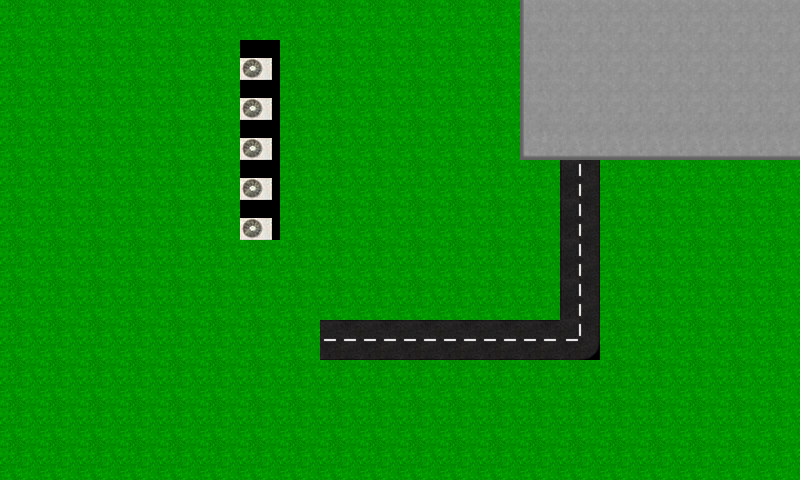

Tiled map render using the project's own tile images. Description and the whole map definition, tile-layer contents included, below:
An orthogonal 20x12 tile map with 40x40 px tiles, 1 tile layer (Tile Layer 1), 4 tilesets.

<map version="1.0" tiledversion="1.0.3" orientation="orthogonal" renderorder="left-down" width="20" height="12" tilewidth="40" tileheight="40" nextobjectid="3">
 <tileset firstgid="1" name="Grass" tilewidth="40" tileheight="40" tilecount="1" columns="1">
  <image source="textures/grass/2.png" width="40" height="40" />
 </tileset>
 <tileset firstgid="2" name="Road" tilewidth="40" tileheight="40" tilecount="12" columns="12">
  <image source="textures/roads/3.png" width="480" height="40" />
 </tileset>
 <tileset firstgid="14" name="animated_vent1" tilewidth="32" tileheight="22" tilecount="1" columns="0">
  <grid orientation="orthogonal" width="1" height="1" />
  <tile id="0">
   <image width="32" height="22" source="textures/vents/animated_vent1.gif" />
  </tile>
 </tileset>
 <tileset firstgid="15" name="Building" tilewidth="40" tileheight="40" tilecount="9" columns="3">
  <image source="textures/buildings/2.png" width="120" height="120" />
 </tileset>
 <layer name="Tile Layer 1" width="20" height="12">
  <data encoding="csv">
1,1,1,1,1,1,1,1,1,1,1,1,1,18,19,19,19,19,19,19,
1,1,1,1,1,1,14,1,1,1,1,1,1,18,19,19,19,19,19,19,
1,1,1,1,1,1,14,1,1,1,1,1,1,18,19,19,19,19,19,19,
1,1,1,1,1,1,14,1,1,1,1,1,1,21,22,22,22,22,22,22,
1,1,1,1,1,1,14,1,1,1,1,1,1,1,4,1,1,1,1,1,
1,1,1,1,1,1,14,1,1,1,1,1,1,1,4,1,1,1,1,1,
1,1,1,1,1,1,1,1,1,1,1,1,1,1,4,1,1,1,1,1,
1,1,1,1,1,1,1,1,1,1,1,1,1,1,4,1,1,1,1,1,
1,1,1,1,1,1,1,1,3,3,3,3,3,3,5,1,1,1,1,1,
1,1,1,1,1,1,1,1,1,1,1,1,1,1,1,1,1,1,1,1,
1,1,1,1,1,1,1,1,1,1,1,1,1,1,1,1,1,1,1,1,
1,1,1,1,1,1,1,1,1,1,1,1,1,1,1,1,1,1,1,1
</data>
 </layer>
 <objectgroup name="Object Layer 1" />
</map>